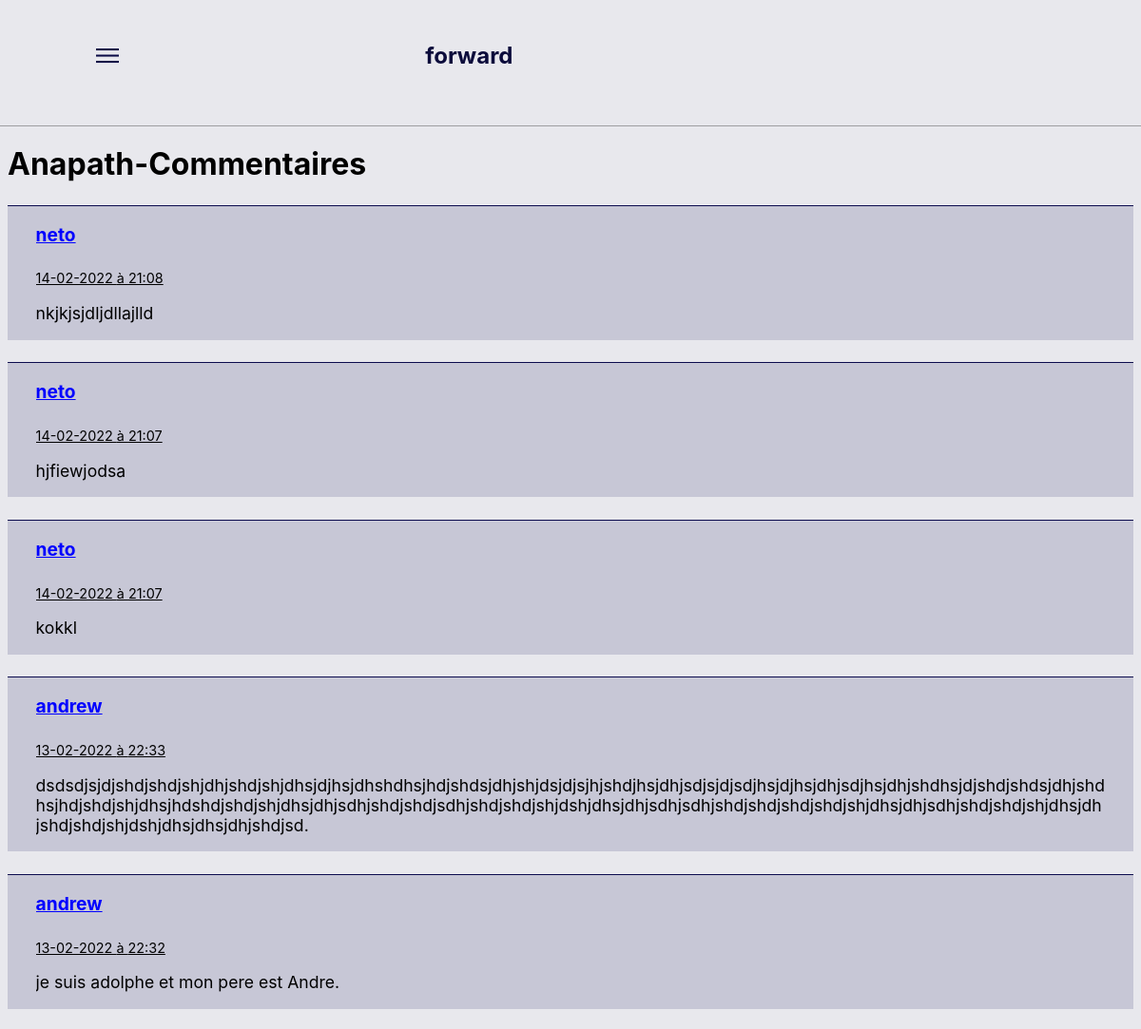
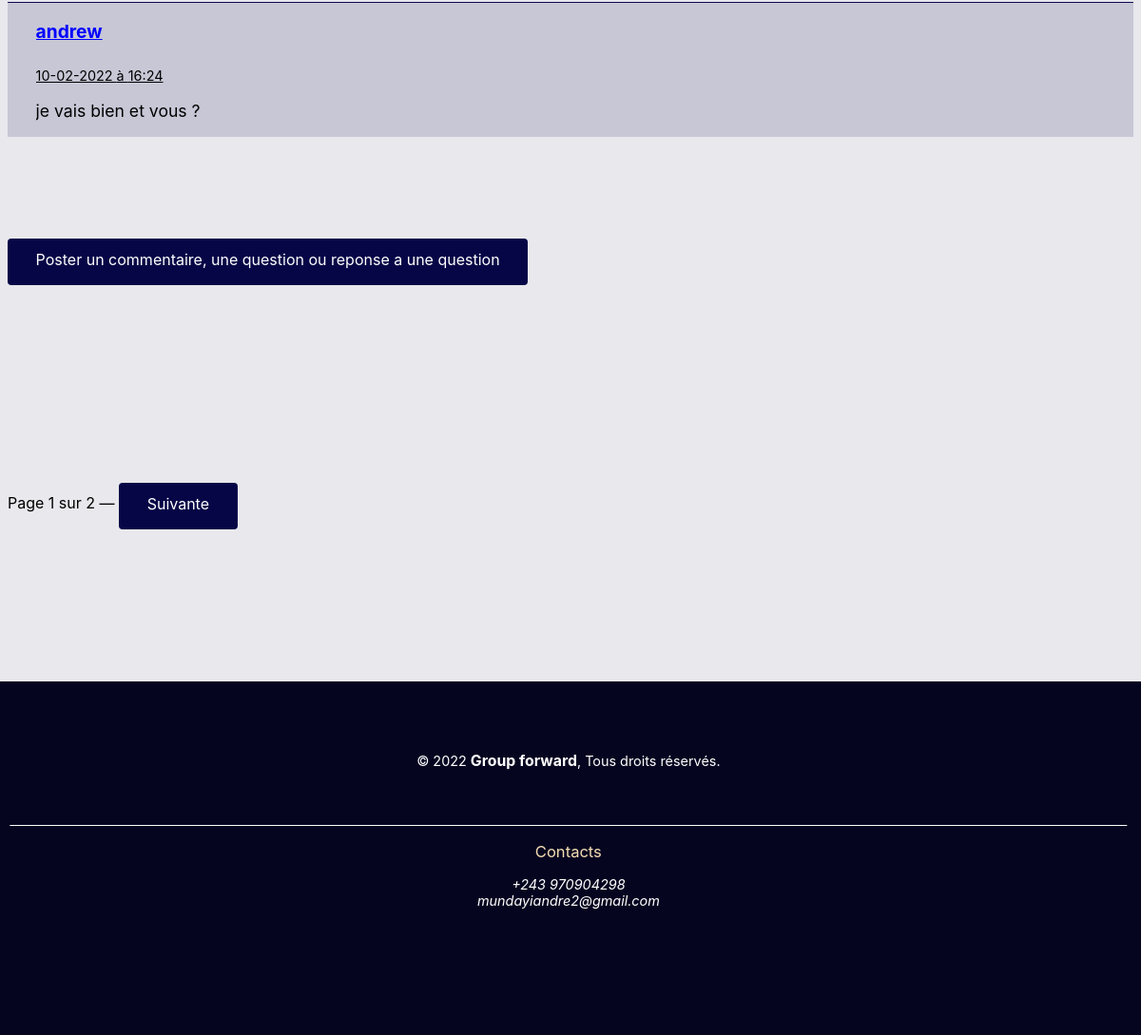
/g3/c_anap/ (signed in), run on the app's committed database (2 pictures, top to bottom).
### g3/models.py (models this page shows, shortened)
class comment_anap(models.Model):
    class Meta:
        unique_together = ['user','comments']
    user = models.ForeignKey(User, on_delete=models.SET_NULL, null=True, blank=True)
    comments = models.TextField(default='')
    pub_date = models.DateTimeField(blank=True, null=True)

### g3/views.py (the view)
# urls.py: path('c_anap/', views.c_anap.as_view(), name='c_anap'),
class c_anap(ListView):
    model = comment_anap
    context_object_name = "anap"
    template_name = "g3/c_anap.html"
    queryset = comment_anap.objects.order_by("-pub_date")
    paginate_by = 6

### g3/context_processors.py (called while the page is built)
def get_infos(request):
    date_actuelle = datetime.now()
    return {'date_actuelle': date_actuelle}

### g3/templates/g3/c_anap.html (shortened to what this page needs)
{% extends 'base.html' %}
{% block content %}
   <h1>Anapath-Commentaires</h1>
    {% for comment_anap in anap %}
    <div style="border: 1px solid rgb(11, 11, 78);display: flex;flex-direction: column;border-left: none;border-right: none; background-color: rgba(11, 11, 77, 0.144);margin-top: 2%;border-bottom: none;">
        <div style="border: 1px solid blue;margin-top: 1.5%;border: none; display: flex;flex-direction: column;">
            <div style="border: 1px solid blue;text-decoration: underline; margin-left: 2.5%;border: none; word-wrap: break-word;overflow-y: hidden;overflow-x: hidden; color: blue; font-weight: bolder;font-size: 120%;margin-right: 70%;">{{comment_anap.user}}</div><br/>
            <div style="border: 1px solid blue; padding-top: 0.5%;word-wrap: break-word;border: none;text-decoration: underline; overflow-y: hidden;overflow-x: hidden;margin-right: 50%;margin-left: 2.5%;font-size: 90%;" class="t">{{comment_anap.pub_date|date:"d-m-Y"}} à {{comment_anap.pub_date|date:"H:i"}}</div>
        </div>
        <p style="border: 1px solid blue;margin-left: 2.5%;margin-right: 2.5%;border: none; font-size: 110%;word-wrap: break-word;overflow-y: hidden;overflow-x: hidden;">{{comment_anap.comments}}</p>
    </div>
    {% endfor %}
    <p style="margin-top: 10%;">
        <a style="border: 1px solid rgb(2, 2, 3); border-radius: 4px/4px; padding-left: 2.5%;padding-right: 2.5%;padding-top: 1%;padding-bottom: 1.5%; color: white;background-color: rgb(6, 6, 71);border: none;  text-decoration-line: none;text-decoration-thickness: initial;text-decoration-style: initial;"  href="{% url 'g3:form_anap' %}">
            Poster un commentaire, une question ou reponse a une question
        </a>
    </p>
    {% if is_paginated %}
    <div style="margin-top: 20%;" class="pagination">
    Page {{ page_obj.number }} sur {{ page_obj.paginator.num_pages }}
    {% if page_obj.has_next %}
    — <a style="border: 1px solid blue;border-radius: 4px/4px; padding-left: 2.5%;padding-right: 2.5%;padding-top: 1%;padding-bottom: 1.5%; color: white;background-color: rgb(6, 6, 71);border: none;  text-decoration-line: none;text-decoration-thickness: initial;text-decoration-style: initial;" href="?page={{ page_obj.next_page_number }}">Suivante</a>
    {% endif %}
    </div>
    {% endif %}
  {% include 'footer.html' %}
{% endblock %}

### templates/base.html (shortened to what this page needs)
{% load static %}
<!DOCTYPE html>
<html lang ="en">
<head>
</head>
<body style="font-family: -apple-system, BlinkMacSystemFont, 'Segoe UI', Roboto, Oxygen, Ubuntu, Cantarell, 'Open Sans', 'Helvetica Neue', sans-serif; background-color: rgba(11, 11, 73, 0.096);transform: scale(1); overflow-y: auto;word-wrap: break-word;">
 {% include 'partials/_navbar.html' %}
    <div>
        <div>
            {% block content %}{% endblock %}
        </div>
    </div>
</body>
</html>

### templates/partials/_navbar.html (shortened to what this page needs)
{% load static %}
<div style=" border: 1px solid rgba(0, 0, 20, 0.363);border-bottom: none; box-shadow: 0px 1px rgba(0, 0, 2, 0.322); display: flex;flex-direction: row;margin-left: -9px;margin-right: -9px;border-top: none;padding-bottom: 5%;padding-top: 3%;border-left: none;border-right: none;">
    <button id="btnMenu" style="border: 1px solid blue;border: none; margin-left: 7.7%;background-color: rgba(11, 11, 75, 0);color: rgb(11, 11, 70); display: flex;-webkit-transform: rotate(90deg);transform: rotate(90deg) scale(1.9);">|||</button>
    <span style="border: 1px solid blue;width: 35%;margin: auto;font-size: 150%;color: rgb(11, 11, 59); font-weight: bolder;border: none;">forward</span>
</div>

### templates/footer.html
{% load static %}
<footer style="border: 1px solid blue;border: none; margin-top: 15%;padding-top: 5%; padding-bottom: 10%;margin-bottom: -10%;transform: translateX(-3%);margin-right: -6%; display: flex;flex-direction: column; color: white;background-color: rgb(5, 5, 32);font-size: 90%;font-family: -apple-system, BlinkMacSystemFont, 'Segoe UI', Roboto, Oxygen, Ubuntu, Cantarell, 'Open Sans', 'Helvetica Neue', sans-serif;">
    <blockquote>
    <div style="border: 1px solid white; border-top: none;border-left: none; border-right: none; text-align: center;padding-bottom: 5%; font-family: -apple-system, BlinkMacSystemFont, 'Segoe UI', Roboto, Oxygen, Ubuntu, Cantarell, 'Open Sans', 'Helvetica Neue', sans-serif;">© {{date_actuelle|date:"Y"}}  <pan style="font-family: -apple-system, BlinkMacSystemFont, 'Segoe UI', Roboto, Oxygen, Ubuntu, Cantarell, 'Open Sans', 'Helvetica Neue', sans-serif; font-weight: bolder;font-size: 110%;">Group forward</pan>, Tous droits réservés.</div>
    <div style="border: 1px solid blue;border-bottom: none;border-right: none; border-top: none;border-left: none; text-align: center;">
        <p style="color: wheat; font-size: 115%; font-family: -apple-system, BlinkMacSystemFont, 'Segoe UI', Roboto, Oxygen, Ubuntu, Cantarell, 'Open Sans', 'Helvetica Neue', sans-serif;">Contacts</p>
        <address style="border: 1px solid blue;display: flex;flex-direction: column;border: none;">
            <span style="border: 1px solid blue;border: none;">+243 970904298</span>
            <span style="border: 1px solid blue;border: none;">mundayiandre2@gmail.com</span>
        </address>
    </div>
</blockquote>
</footer>

### data on the page
comment_anap: user "neto", pub_date "14-02-2022", pub_date "21:08", comments "nkjkjsjdljdllajlld"
comment_anap: user "neto", pub_date "14-02-2022", pub_date "21:07", comments "hjfiewjodsa"
comment_anap: user "neto", pub_date "14-02-2022", pub_date "21:07", comments "kokkl"
comment_anap: user "andrew", pub_date "13-02-2022", pub_date "22:33", comments "dsdsdjsjdjshdjshdjshjdhjshdjshjdhsjdjhsjdhshdhsjhdjshdsjdhjshjdsjdjsjhjshdjhsjdhjsdjsjdjsdjhsjdjhsjdhjsdjhsjdhjshdhsjdjshdjshdsjdhjshdhsjhdjshdjshjdhsjhdshdjshdjshjdhsjdhjsdhjshdjshdjsdhjshdjshdjshjdshjdhsjdhjsdhjsdhjshdjshdjshdjshdjshjdhsjdhjsdhjshdjshdjshjdhsjdhjshdjshdjshjdshjdhsjdhsjdhjshdjsd."
comment_anap: user "andrew", pub_date "13-02-2022", pub_date "22:32", comments "je suis adolphe et mon pere est Andre."
comment_anap: user "andrew", pub_date "10-02-2022", pub_date "16:24", comments "je vais bien et vous ?"

### other printed values
{{ page_obj.number }} "1"
{{ page_obj.paginator.num_pages }} "2"
